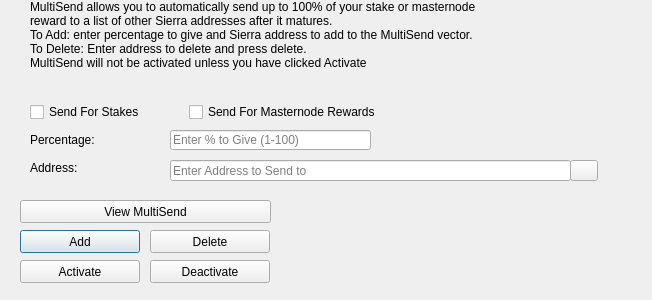
<?xml version="1.0" encoding="UTF-8"?>
<ui version="4.0">
 <class>MultiSendDialog</class>
 <widget class="QDialog" name="MultiSendDialog">
  <property name="windowModality">
   <enum>Qt::NonModal</enum>
  </property>
  <property name="geometry">
   <rect>
    <x>0</x>
    <y>0</y>
    <width>652</width>
    <height>300</height>
   </rect>
  </property>
  <property name="windowTitle">
   <string>MultiSend</string>
  </property>
  <widget class="QLineEdit" name="multiSendPercentEdit">
   <property name="geometry">
    <rect>
     <x>170</x>
     <y>130</y>
     <width>201</width>
     <height>20</height>
    </rect>
   </property>
   <property name="toolTip">
    <string>Enter whole numbers 1 - 100</string>
   </property>
   <property name="placeholderText">
    <string>Enter % to Give (1-100)</string>
   </property>
  </widget>
  <widget class="QLineEdit" name="multiSendAddressEdit">
   <property name="geometry">
    <rect>
     <x>170</x>
     <y>160</y>
     <width>401</width>
     <height>21</height>
    </rect>
   </property>
   <property name="toolTip">
    <string/>
   </property>
   <property name="placeholderText">
    <string>Enter Address to Send to</string>
   </property>
  </widget>
  <widget class="QLabel" name="label_2">
   <property name="geometry">
    <rect>
     <x>30</x>
     <y>0</y>
     <width>451</width>
     <height>121</height>
    </rect>
   </property>
   <property name="lineWidth">
    <number>1</number>
   </property>
   <property name="text">
    <string>MultiSend allows you to automatically send up to 100% of your stake or masternode reward to a list of other Sierra addresses after it matures.
To Add: enter percentage to give and Sierra address to add to the MultiSend vector.
To Delete: Enter address to delete and press delete.
MultiSend will not be activated unless you have clicked Activate</string>
   </property>
   <property name="alignment">
    <set>Qt::AlignLeading|Qt::AlignLeft|Qt::AlignTop</set>
   </property>
   <property name="wordWrap">
    <bool>true</bool>
   </property>
  </widget>
  <widget class="QLabel" name="message">
   <property name="geometry">
    <rect>
     <x>290</x>
     <y>200</y>
     <width>351</width>
     <height>91</height>
    </rect>
   </property>
   <property name="text">
    <string/>
   </property>
  </widget>
  <widget class="QPushButton" name="addButton">
   <property name="geometry">
    <rect>
     <x>20</x>
     <y>230</y>
     <width>120</width>
     <height>23</height>
    </rect>
   </property>
   <property name="toolTip">
    <string/>
   </property>
   <property name="statusTip">
    <string>Add to MultiSend Vector</string>
   </property>
   <property name="text">
    <string>Add</string>
   </property>
  </widget>
  <widget class="QPushButton" name="disableButton">
   <property name="geometry">
    <rect>
     <x>150</x>
     <y>260</y>
     <width>120</width>
     <height>23</height>
    </rect>
   </property>
   <property name="statusTip">
    <string>Deactivate MultiSend</string>
   </property>
   <property name="text">
    <string>Deactivate</string>
   </property>
  </widget>
  <widget class="QPushButton" name="addressBookButton">
   <property name="geometry">
    <rect>
     <x>570</x>
     <y>160</y>
     <width>28</width>
     <height>21</height>
    </rect>
   </property>
   <property name="toolTip">
    <string>Choose an address from the address book</string>
   </property>
   <property name="text">
    <string/>
   </property>
   <property name="icon">
    <iconset resource="../sierra.qrc">
     <normaloff>:/icons/address-book</normaloff>:/icons/address-book</iconset>
   </property>
   <property name="shortcut">
    <string>Alt+A</string>
   </property>
   <property name="autoDefault">
    <bool>false</bool>
   </property>
  </widget>
  <widget class="QLabel" name="label">
   <property name="geometry">
    <rect>
     <x>30</x>
     <y>130</y>
     <width>121</width>
     <height>20</height>
    </rect>
   </property>
   <property name="toolTip">
    <string>Percentage of stake to send</string>
   </property>
   <property name="text">
    <string>Percentage:</string>
   </property>
  </widget>
  <widget class="QLabel" name="label_5">
   <property name="geometry">
    <rect>
     <x>30</x>
     <y>160</y>
     <width>111</width>
     <height>16</height>
    </rect>
   </property>
   <property name="toolTip">
    <string>Address to send portion of stake to</string>
   </property>
   <property name="text">
    <string>Address:</string>
   </property>
  </widget>
  <widget class="QPushButton" name="deleteButton">
   <property name="geometry">
    <rect>
     <x>150</x>
     <y>230</y>
     <width>120</width>
     <height>23</height>
    </rect>
   </property>
   <property name="toolTip">
    <string/>
   </property>
   <property name="statusTip">
    <string>Delete Address From MultiSend Vector</string>
   </property>
   <property name="text">
    <string>Delete</string>
   </property>
  </widget>
  <widget class="QPushButton" name="activateButton">
   <property name="geometry">
    <rect>
     <x>20</x>
     <y>260</y>
     <width>120</width>
     <height>23</height>
    </rect>
   </property>
   <property name="statusTip">
    <string>Activate MultiSend</string>
   </property>
   <property name="text">
    <string>Activate</string>
   </property>
  </widget>
  <widget class="QPushButton" name="viewButton">
   <property name="geometry">
    <rect>
     <x>20</x>
     <y>200</y>
     <width>251</width>
     <height>23</height>
    </rect>
   </property>
   <property name="toolTip">
    <string/>
   </property>
   <property name="statusTip">
    <string>View MultiSend Vector</string>
   </property>
   <property name="text">
    <string>View MultiSend</string>
   </property>
  </widget>
  <widget class="QWidget" name="horizontalLayoutWidget">
   <property name="geometry">
    <rect>
     <x>30</x>
     <y>100</y>
     <width>351</width>
     <height>24</height>
    </rect>
   </property>
   <layout class="QHBoxLayout" name="horizontalLayout">
    <item>
     <widget class="QCheckBox" name="multiSendStakeCheckBox">
      <property name="text">
       <string>Send For Stakes</string>
      </property>
     </widget>
    </item>
    <item>
     <widget class="QCheckBox" name="multiSendMasternodeCheckBox">
      <property name="text">
       <string>Send For Masternode Rewards</string>
      </property>
     </widget>
    </item>
   </layout>
  </widget>
 </widget>
 <resources>
  <include location="../sierra.qrc"/>
 </resources>
 <connections/>
</ui>
